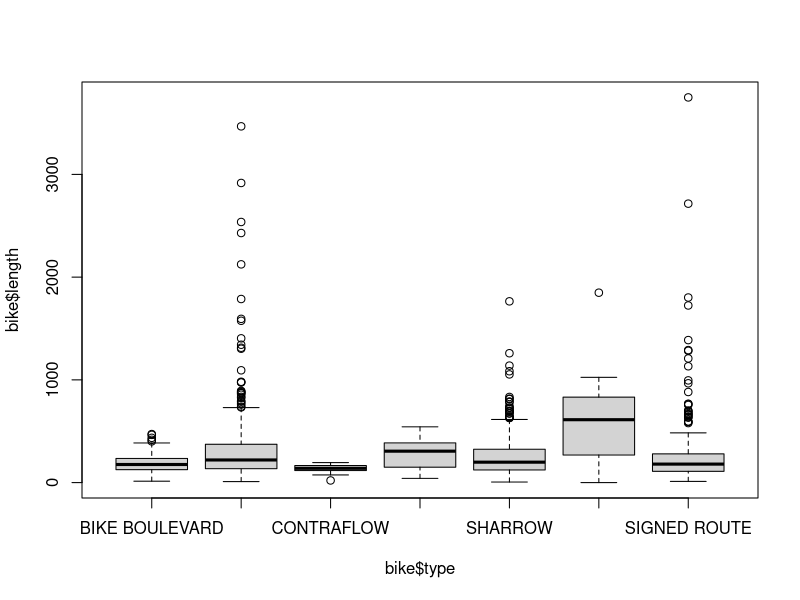

This chart was generated by the following R code:
####################
# chapter 5, Summarization and Graphics
# 12/26/2017
####################

# Bike Lanes Dataset: BikeBaltimore is the Department of Transportation's bike program. 
# https://data.baltimorecity.gov/Transportation/Bike-Lanes/xzfj-gyms
# 	Download as a CSV (like the Monuments dataset) in your current working directory

bike = read.csv("Bike_Lanes.csv",
	as.is=TRUE, na.strings=" ")
bike$type[bike$type==" "] = NA # OR do this

# 1. How many bike "lanes" are currently in Baltimore? 
#		You can assume each observation/row is a different bike "lane"


# 2. How many (a) feet and (b) miles of bike "lanes" are currently in Baltimore?


# 3. How many types of bike lanes are there? Which type has 
#		(a) the most number of and (b) longest average bike lane length?

tapply(bike$length, bike$type, mean, na.rm=TRUE)

# 4. How many different projects do the "bike" lanes fall into? 
#		Which project category has the longest average bike lane? 
#use tapply

		  
# 5. What was the average bike lane length per year that they were installed?
#use 
bike$dateInstalled[bike$dateInstalled == "0"] = NA
#use tapply

# 6. (a) Numerically [hint: `quantile()`] and 
#		(b) graphically [hint: `hist()` or `plot(density())`]
#		 describe the distribution of bike "lane" lengths.


# 7. Then describe as above, after stratifying by 
#		i) type then ii) number of lanes

boxplot(bike$length~bike$type)
#use boxplot


#use tapply


